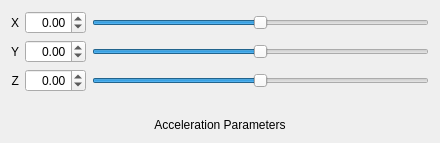
                <widget class="QWidget" name="AccelerationPage">
                 <layout class="QGridLayout" name="gridLayout_31">
                  <item row="0" column="0">
                   <widget class="QLabel" name="AccelerationParametersXLabel">
                    <property name="text">
                     <string>X</string>
                    </property>
                    <property name="alignment">
                     <set>Qt::AlignRight|Qt::AlignTrailing|Qt::AlignVCenter</set>
                    </property>
                   </widget>
                  </item>
                  <item row="0" column="1">
                   <widget class="QDoubleSpinBox" name="AccelerationParametersXSpinBox">
                    <property name="alignment">
                     <set>Qt::AlignRight|Qt::AlignTrailing|Qt::AlignVCenter</set>
                    </property>
                    <property name="minimum">
                     <double>-10.000000000000000</double>
                    </property>
                    <property name="maximum">
                     <double>10.000000000000000</double>
                    </property>
                    <property name="singleStep">
                     <double>0.100000000000000</double>
                    </property>
                   </widget>
                  </item>
                  <item row="0" column="2">
                   <widget class="QSlider" name="AccelerationParametersXSlider">
                    <property name="minimum">
                     <number>-100</number>
                    </property>
                    <property name="maximum">
                     <number>100</number>
                    </property>
                    <property name="orientation">
                     <enum>Qt::Horizontal</enum>
                    </property>
                   </widget>
                  </item>
                  <item row="1" column="0">
                   <widget class="QLabel" name="AccelerationParametersYLabel">
                    <property name="text">
                     <string>Y</string>
                    </property>
                    <property name="alignment">
                     <set>Qt::AlignRight|Qt::AlignTrailing|Qt::AlignVCenter</set>
                    </property>
                   </widget>
                  </item>
                  <item row="1" column="1">
                   <widget class="QDoubleSpinBox" name="AccelerationParametersYSpinBox">
                    <property name="alignment">
                     <set>Qt::AlignRight|Qt::AlignTrailing|Qt::AlignVCenter</set>
                    </property>
                    <property name="minimum">
                     <double>-10.000000000000000</double>
                    </property>
                    <property name="maximum">
                     <double>10.000000000000000</double>
                    </property>
                    <property name="singleStep">
                     <double>0.100000000000000</double>
                    </property>
                   </widget>
                  </item>
                  <item row="1" column="2">
                   <widget class="QSlider" name="AccelerationParametersYSlider">
                    <property name="minimum">
                     <number>-100</number>
                    </property>
                    <property name="maximum">
                     <number>100</number>
                    </property>
                    <property name="orientation">
                     <enum>Qt::Horizontal</enum>
                    </property>
                   </widget>
                  </item>
                  <item row="2" column="0">
                   <widget class="QLabel" name="AccelerationParametersZLabel">
                    <property name="text">
                     <string>Z</string>
                    </property>
                    <property name="alignment">
                     <set>Qt::AlignRight|Qt::AlignTrailing|Qt::AlignVCenter</set>
                    </property>
                   </widget>
                  </item>
                  <item row="2" column="1">
                   <widget class="QDoubleSpinBox" name="AccelerationParametersZSpinBox">
                    <property name="alignment">
                     <set>Qt::AlignRight|Qt::AlignTrailing|Qt::AlignVCenter</set>
                    </property>
                    <property name="minimum">
                     <double>-10.000000000000000</double>
                    </property>
                    <property name="maximum">
                     <double>10.000000000000000</double>
                    </property>
                    <property name="singleStep">
                     <double>0.100000000000000</double>
                    </property>
                   </widget>
                  </item>
                  <item row="2" column="2">
                   <widget class="QSlider" name="AccelerationParametersZSlider">
                    <property name="minimum">
                     <number>-100</number>
                    </property>
                    <property name="maximum">
                     <number>100</number>
                    </property>
                    <property name="orientation">
                     <enum>Qt::Horizontal</enum>
                    </property>
                   </widget>
                  </item>
                  <item row="3" column="0" colspan="3">
                   <spacer name="verticalSpacer_28">
                    <property name="orientation">
                     <enum>Qt::Vertical</enum>
                    </property>
                    <property name="sizeType">
                     <enum>QSizePolicy::Fixed</enum>
                    </property>
                    <property name="sizeHint" stdset="0">
                     <size>
                      <width>418</width>
                      <height>20</height>
                     </size>
                    </property>
                   </spacer>
                  </item>
                  <item row="4" column="0" colspan="3">
                   <widget class="QLabel" name="AccelerationParametersLabel">
                    <property name="text">
                     <string>Acceleration Parameters</string>
                    </property>
                    <property name="alignment">
                     <set>Qt::AlignCenter</set>
                    </property>
                   </widget>
                  </item>
                 </layout>
                </widget>
